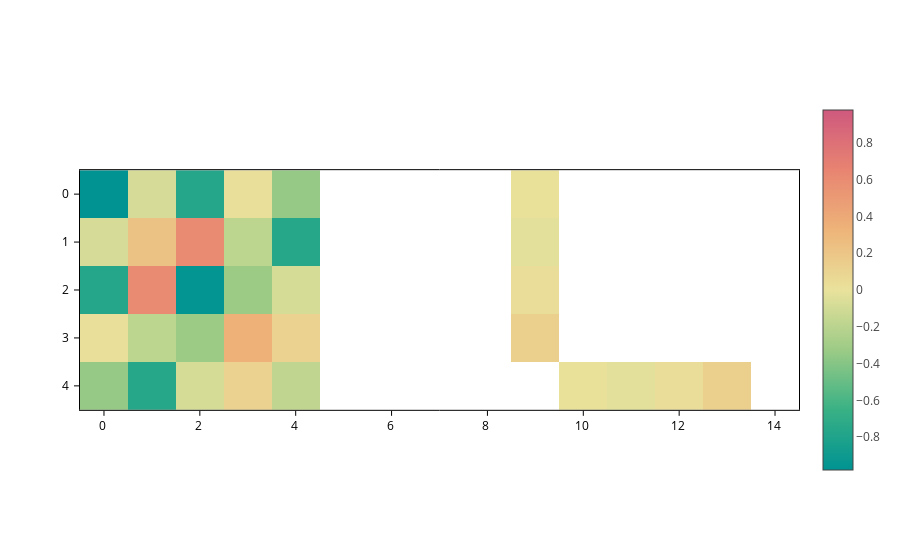

Notebook source saved alongside this figure:
### Markdown cell above
If you want the text to go away, set the `text` input to `None`:

### Code cell
plot.update_inputs(text=None)

### Figure 1 — Plotly figure (JSON) as saved in the notebook; plotly's stock layout.template omitted (floating-point values rounded to 4 significant figures)
{"data": [{"coloraxis": "coloraxis", "meta": {}, "opacity": 1, "textfont": {"color": "blue", "family": "times", "size": 15}, "type": "heatmap", "z": [[-0.9789, -0.0809, -0.7685, 0.02144, -0.3461, NaN, NaN, NaN, NaN, 0.01656, NaN, NaN, NaN, NaN, NaN], [-0.0809, 0.2269, 0.6052, -0.1912, -0.7612, NaN, NaN, NaN, NaN, -0.02839, NaN, NaN, NaN, NaN, NaN], [-0.7685, 0.6052, -0.959, -0.3245, -0.09065, NaN, NaN, NaN, NaN, 0.03193, NaN, NaN, NaN, NaN, NaN], [0.02144, -0.1912, -0.3245, 0.341, 0.1142, NaN, NaN, NaN, NaN, 0.1379, NaN, NaN, NaN, NaN, NaN], [-0.3461, -0.7612, -0.09065, 0.1142, -0.1735, NaN, NaN, NaN, NaN, NaN, 0.01656, -0.02839, 0.03193, 0.1379, NaN]], "zsmooth": false}], "layout": {"coloraxis": {"cmid": 0, "colorscale": [[0.0, "rgb(0, 147, 146)"], [0.1667, "rgb(57, 177, 133)"], [0.3333, "rgb(156, 203, 134)"], [0.5, "rgb(233, 226, 156)"], [0.6667, "rgb(238, 180, 121)"], [0.8333, "rgb(232, 132, 113)"], [1.0, "rgb(207, 89, 126)"]], "showscale": true}, "scene": {"aspectmode": "data", "xaxis": {"range": [-0.5, 14.5]}, "yaxis": {"range": [4.5, -0.5]}}, "xaxis": {"constrain": "domain", "range": [-0.5, 14.5], "scaleanchor": "y", "scaleratio": 1}, "yaxis": {"constrain": "domain", "range": [4.5, -0.5]}}}
